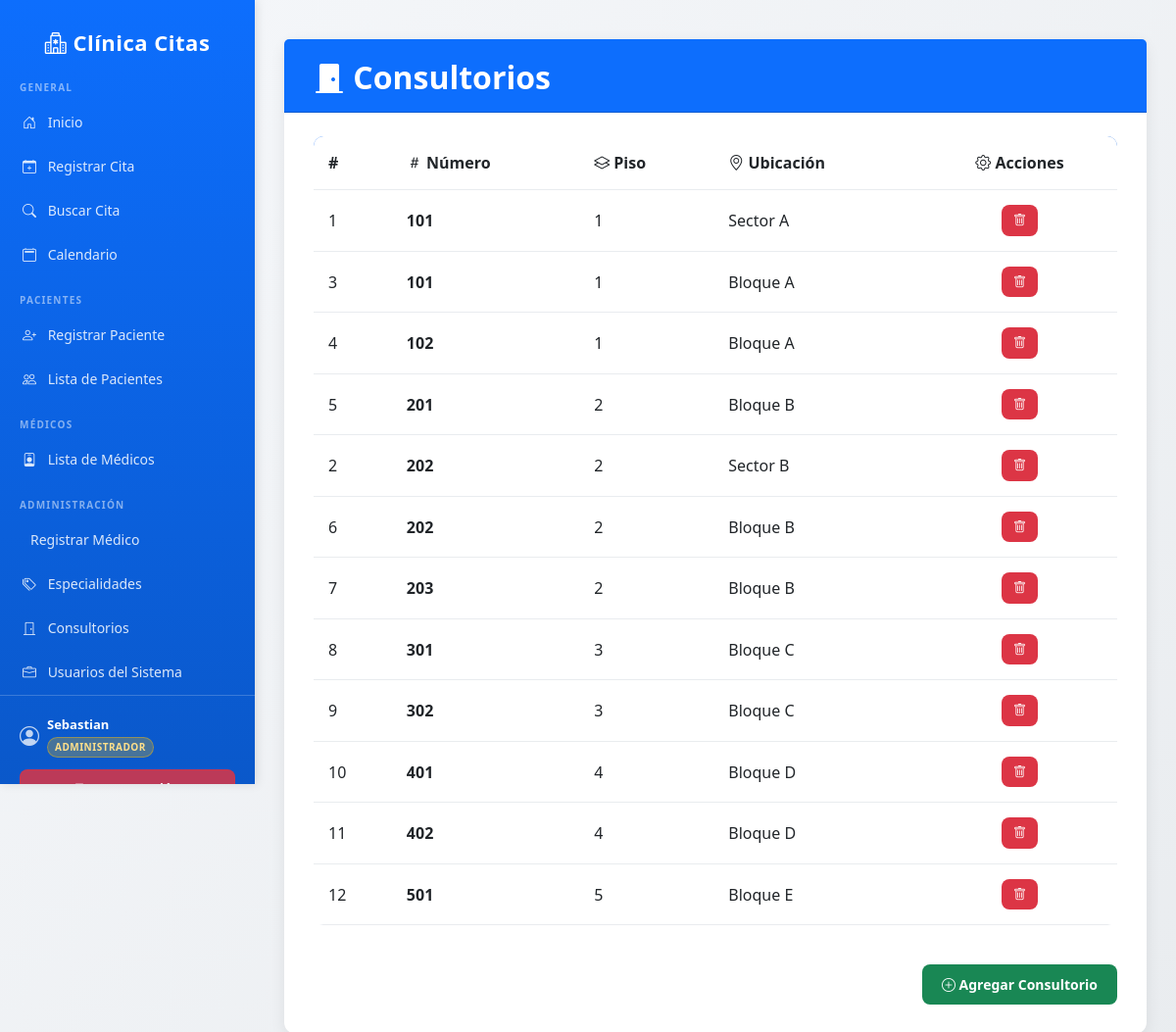
The app's page /admin/consultorios/lista_consultorios.php (signed in) with its own data.
### tables this page shows
CREATE TABLE `consultorio` (
  `id_consultorio` int NOT NULL AUTO_INCREMENT,
  `numero` varchar(10) NOT NULL,
  `piso` int DEFAULT NULL,
  `ubicacion` varchar(50) DEFAULT NULL,
  PRIMARY KEY (`id_consultorio`)
);

### src/admin/consultorios/lista_consultorios.php (the view, shortened to what this page needs)
<?php
require_once __DIR__ . "/../../config/db_connect.php";
$result = $conn->query("SELECT * FROM consultorio ORDER BY piso, numero");
include __DIR__ . "/../../includes/plantilla.php";
?>
<div class="card mx-auto" style="max-width: 900px;">
  <div style="padding: 30px;">
    <h2 class="card-header bg-primary text-white pb-3 mb-4"
      style="margin: -30px -30px 20px -30px; padding: 20px 30px;">
      <i class="bi bi-door-closed-fill"></i> Consultorios
    </h2>
    <div class="table-responsive">
      <table class="table table-hover">
        <thead>
          <tr>
            <th>#</th>
            <th><i class="bi bi-hash"></i> Número</th>
            <th><i class="bi bi-layers"></i> Piso</th>
            <th><i class="bi bi-geo-alt"></i> Ubicación</th>
            <th style="text-align:center;"><i class="bi bi-gear"></i> Acciones</th>
          </tr>
        </thead>
        <tbody>
          <?php while ($row = $result->fetch_assoc()): ?>
            <tr>
              <td><?= $row['id_consultorio'] ?></td>
              <td><strong><?= htmlspecialchars($row['numero']) ?></strong></td>
              <td><?= $row['piso'] ?></td>
              <td><?= htmlspecialchars($row['ubicacion'] ?? '—') ?></td>
              <td style="text-align:center;">
                <a class="btn btn-sm btn-danger"
                  href="/admin/consultorios/lista_consultorios.php?eliminar=<?= $row['id_consultorio'] ?>"
                  title="Eliminar"
                  onclick="return confirm('¿Eliminar este consultorio? Solo es posible si no tiene citas activas.');">
                  <i class="bi bi-trash"></i>
                </a>
              </td>
            </tr>
          <?php endwhile; ?>
        </tbody>
      </table>
    </div>
    <div class="d-flex justify-content-end mt-4">
      <a href="/admin/consultorios/registrar_consultorio.php" class="btn btn-success">
        <i class="bi bi-plus-circle"></i> Agregar Consultorio
      </a>
    </div>
  </div>
</div>
<?php include "../../includes/footer.php"; ?>

### src/includes/plantilla.php (style rules this page uses)
:root { --primary-color: #0d6efd; --secondary-color: #6c757d; --success-color: #198754; --danger-color: #dc3545; --warning-color: #ffc107; --info-color: #0dcaf0; }
body { font-family: 'Segoe UI', Tahoma, Geneva, Verdana, sans-serif; background: linear-gradient(135deg, #f5f7fa 0%, #e9ecef 100%); min-height: 100vh; }
.card { border: none; box-shadow: 0 4px 15px rgba(0,0,0,0.08); border-radius: 12px; margin-bottom: 20px; transition: transform 0.3s ease, box-shadow 0.3s ease; }
.card h2 { margin-top: 0; color: #0d6efd; font-weight: 700; }
.btn { border-radius: 8px; font-weight: 600; padding: 10px 20px; font-size: 14px; transition: all 0.3s ease; }
.btn-success, .btn-danger, .btn-warning, .btn-info { border: none; }
.table { border-collapse: collapse; background: white; border-radius: 10px; overflow: hidden; }
.table thead { background: linear-gradient(135deg, #0d6efd 0%, #0b5ed7 100%); color: white; font-weight: 600; }
.table th, .table td { padding: 15px; border-color: #e9ecef; vertical-align: middle; }
.btn-sm { padding: 6px 12px; font-size: 13px; }

### records on screen
consultorio: id_consultorio "1", numero "101", piso "1", ubicacion "Sector A"
consultorio: id_consultorio "3", numero "101", piso "1", ubicacion "Bloque A"
consultorio: id_consultorio "4", numero "102", piso "1", ubicacion "Bloque A"
consultorio: id_consultorio "5", numero "201", piso "2", ubicacion "Bloque B"
consultorio: id_consultorio "2", numero "202", piso "2", ubicacion "Sector B"
consultorio: id_consultorio "6", numero "202", piso "2", ubicacion "Bloque B"
consultorio: id_consultorio "7", numero "203", piso "2", ubicacion "Bloque B"
consultorio: id_consultorio "8", numero "301", piso "3", ubicacion "Bloque C"
consultorio: id_consultorio "9", numero "302", piso "3", ubicacion "Bloque C"
consultorio: id_consultorio "10", numero "401", piso "4", ubicacion "Bloque D"
consultorio: id_consultorio "11", numero "402", piso "4", ubicacion "Bloque D"
consultorio: id_consultorio "12", numero "501", piso "5", ubicacion "Bloque E"

### other values on screen
$_SESSION['nombre'] "Sebastian"
